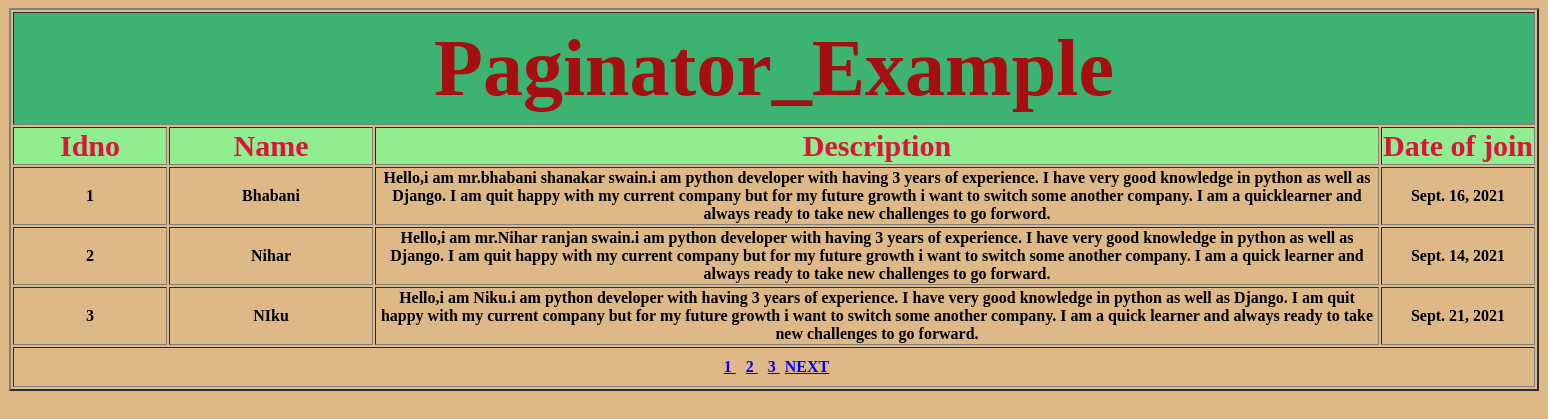
The page / on the database its author committed.
### app121/models.py (models this page shows)
class StudentModel(models.Model):
    name=models.CharField(max_length=50)
    desc=models.TextField(max_length=500)
    admission_date=models.DateField()

### app121/views.py (the view)
# urls.py: path('',views.showindex,name='home')
def showindex(request):
    details = StudentModel.objects.all()
    pa=Paginator(details,3)
    page_no=request.GET.get('page_no',1)
    page=pa.page(page_no)
    return render(request,'Index.html',{'page':page})

### templates/Index.html (shortened to what this page needs)
{% load static %}
<html>
  <head>
      <link rel="stylesheet" href="{% static 'css/sample.css' %}">
  </head>
   <body bgcolor="#deb887">
      <table align="center" border="2" width="1530">
          <tr><th class="title" colspan="4">Paginator_Example</th></tr>
          <tr>
              <th width="150" class="sub-title">Idno</th>
              <th width="200" class="sub-title">Name</th>
              <th class="sub-title">Description</th>
              <th width="150" class="sub-title">Date of join</th>
          </tr>
             {% if page %}
                 {% for x in page %}
                     <tr>
                        <th>{{ x.id }}</th>
                        <th>{{ x.name }}</th>
                        <th>{{ x.desc }}</th>
                        <th>{{ x.admission_date }}</th>
                     </tr>
                 {% endfor %}
             {% else %}
                 <tr><th>No Data Available</th></tr>
              {% endif %}
             <tr>
                 <th colspan="4" style="padding: 10px">
                     {% for x in page.paginator.page_range %}
                         <a href="{% url 'home' %}?page_no={{ x }}" style="padding: 5px">
                             {{ x }}
                         </a>
                      {% endfor %}
                     {% if page.has_next %}
                         <a href="{% url 'home' %}?page_no={{ page.next_page_number }}">NEXT</a>
                     {% endif %}
                 </th>
             </tr>
      </table>
   </body>
</html>

### app121/static/css/sample.css (style rules this page uses)
.title { font-family: "Agency FB"; padding: 10px; font-size: 80px; color: #a50f11; font-weight: bold; background-color: mediumseagreen; }
.sub-title { background-color: lightgreen; color: crimson; font-size: 30px; }

### rows shown on the page
StudentModel: id "1", name "Bhabani", desc "Hello,i am mr.bhabani shanakar swain.i am python developer with having 3 years of experience. I have very good knowledge in python as well as Django. I am quit happy with my current company but for my future growth i want to switch some another company. I am a quicklearner and always ready to take new challenges to go forword.", admission_date "Sept. 16, 2021"
StudentModel: id "2", name "Nihar", desc "Hello,i am mr.Nihar ranjan swain.i am python developer with having 3 years of experience. I have very good knowledge in python as well as Django. I am quit happy with my current company but for my future growth i want to switch some another company. I am a quick learner and always ready to take new challenges to go forward.", admission_date "Sept. 14, 2021"
StudentModel: id "3", name "NIku", desc "Hello,i am Niku.i am python developer with having 3 years of experience. I have very good knowledge in python as well as Django. I am quit happy with my current company but for my future growth i want to switch some another company. I am a quick learner and always ready to take new challenges to go forward.", admission_date "Sept. 21, 2021"

### other values the page prints
{{ x }} "1" "2" "3"
